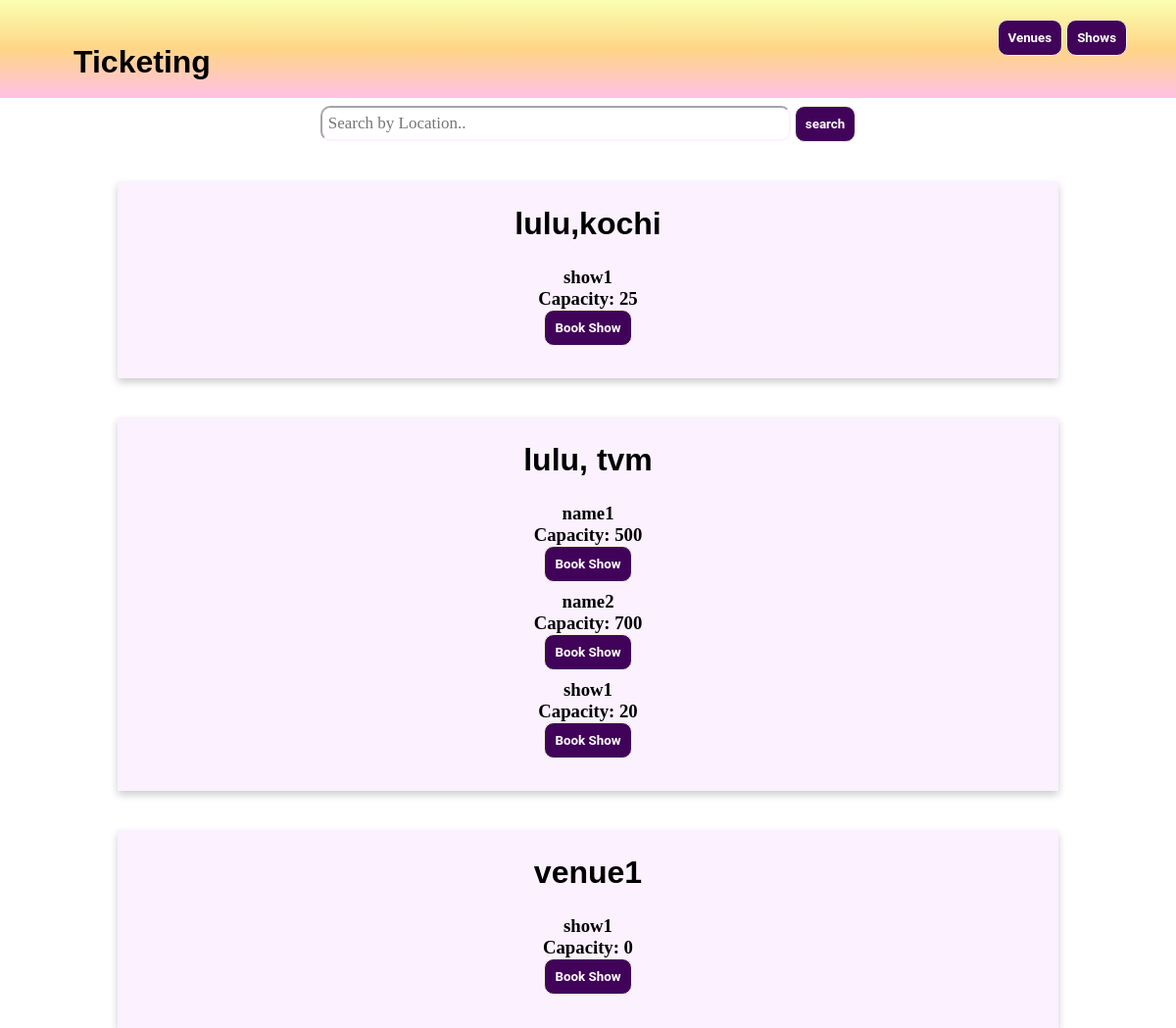
The page /home on the database its author committed.
### app.py (models this page shows)
class Venue(db.Model):
    _tablename_ = 'venue'
    venue_id = db.Column(db.Integer, primary_key=True, autoincrement=True)
    venue_name = db.Column(db.String, unique=True, nullable=False)
    location = db.Column(db.String)
    capacity = db.Column(db.Integer)

class Shows(db.Model):
    _tablename_ = 'shows'
    show_id = db.Column(db.Integer, primary_key=True, autoincrement=True)
    show_name = db.Column(db.String, unique=True, nullable=False)
    rating = db.Column(db.Integer)
    price = db.Column(db.Integer, nullable=False)
    date = db.Column(db.String)
    time = db.Column(db.String)
    availability=db.Column(db.Integer)
    venue_id = db.Column(db.Integer, db.ForeignKey('venue.venue_id'))

### app.py (the view, shortened to what this page needs)
@app.route('/home', methods=['GET', 'POST'])
def home():
    if request.method == 'GET':
        venueDict={}
        conn = sqlite3.connect("database.sqlite3")
        cur = conn.cursor()
        query = """SELECT venue_id,venue_name,location from venue"""
        cur.execute(query)
        venues = cur.fetchall()
        for venue in venues:
            query2 = """SELECT show_name,availability from shows where venue_id=?"""
            cur.execute(query2, (venue[0],))
            shows=cur.fetchall()
            venueDict[venue[0]]=[venue[1],shows,venue[2]]
        cur.close()
        return render_template("home.html", venueDict=venueDict)

### templates/home.html (shortened to what this page needs)
{% extends "base.html" %}
{% block body %}
<header>
    <div class="container">
        <div class="nav">
            <h1>Ticketing </h1>
            <div><button onclick="">Venues</button>
                <button onclick="">Shows</button>
            </div>
        </div>
    </div>
</header>
<div class="home">
    <form action="/home" method="POST">
        <input type="text" placeholder="Search by Location.." name="venuelocation" class="Search">
        <button type="submit" name="venueSearch">search</button>
    </form>
    {% for key,value in venueDict.items() %}
        <div class="card">
            <h1>{{value[0]}}</h1>
            {% for show in value[1] %}
                <h3>{{show[0]}}</h3>
                <h3>Capacity: {{show[1]}}</h3>
                <div class="manageShows">
                    <button>Book Show</button>
                </div>
            {% endfor %}
        </div>
    {% endfor %}
    </div>
{% endblock %}

### templates/base.html (shortened to what this page needs)
<!DOCTYPE html>
<html lang="en">
    <head>
        <link rel="stylesheet" href="/static/style.css">
    </head>
    <body>
        {% block body %} {% endblock %}
    </body>
</html>

### static/style.css (style rules this page uses)
* { margin: 0px; padding: 0px; font-family: Cambria, Cochin, Georgia, Times, "Times New Roman", serif; box-sizing: border-box; }
body { font-size: 1rem; }
header { height: 100px; background-image: linear-gradient( rgb(250, 255, 177), rgb(255, 213, 134), rgb(255, 193, 229) ); }
button { border: 1px solid beige; color: white; outline: none; border-radius: 10px; padding: 10px; cursor: pointer; text-decoration: none; font-family: "Roboto", sans-serif; font-weight: bolder; background-color: rgb(65, 3, 89); }
.container { width: 95%; margin: auto; }
.nav { display: flex; justify-content: space-between; width: 100%; margin: auto; padding: 20px; }
h1 { font-family: "Trebuchet MS", "Lucida Sans Unicode", "Lucida Grande", "Lucida Sans", Arial, sans-serif; padding: 25px; }
.home { text-align: center; }
.Search { padding: 6px; margin-top: 8px; font-size: 17px; width: 40%; border-radius: 10px; border-color: #fbf1ff; }
.card { box-shadow: 0 4px 8px 0 rgba(0, 0, 0, 0.2); background-color: #fbf1ff; width: 80%; margin: auto; text-align: center; font-family: arial; margin-top:5vh; padding: 3vh; padding-top: 0; }
.manageShows { display: flex; min-width:100%; justify-content: center; margin-bottom: 1%; }

### rows shown on the page
Venue: venue_name "lulu,kochi"
Shows: show_name "show1", availability "25"
Venue: venue_name "lulu, tvm"
Shows: show_name "name1", availability "500"
Shows: show_name "name2", availability "700"
Shows: show_name "show1", availability "20"
Venue: venue_name "venue1"
Shows: show_name "show1", availability "0"
